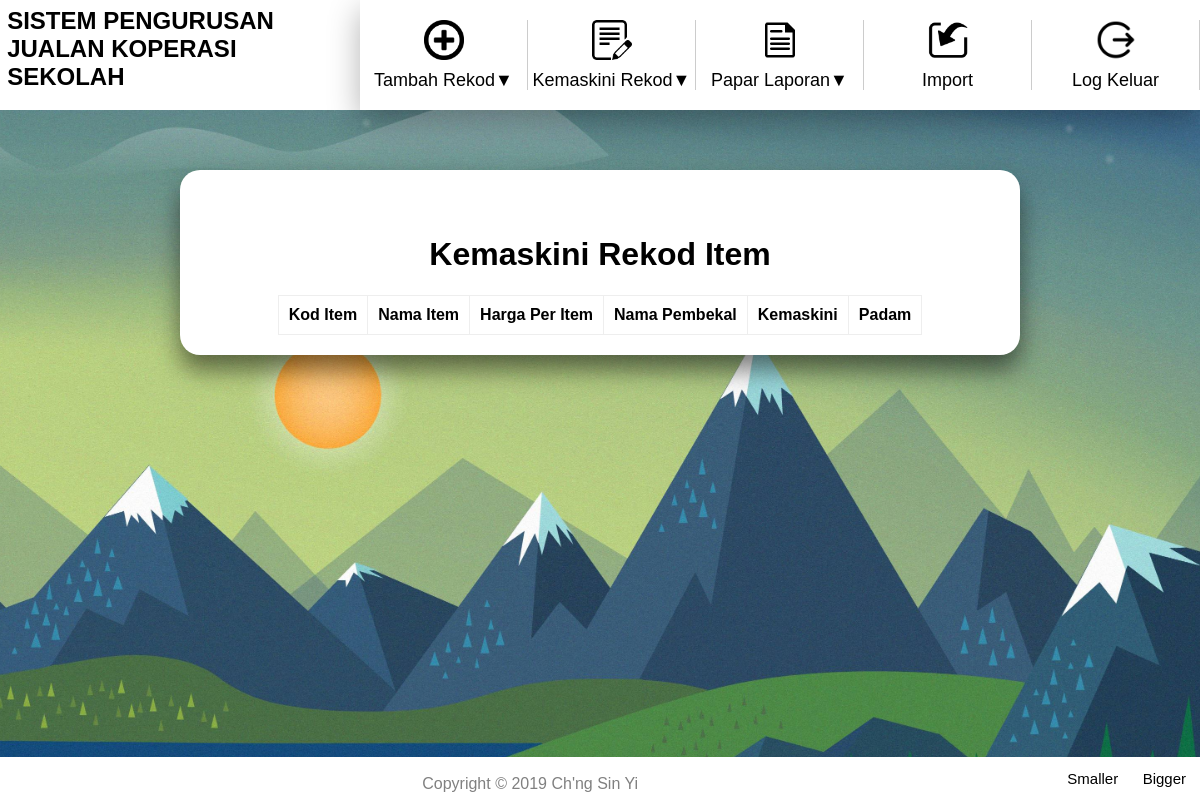
Before: /viewRekodItem.php with the older database file.
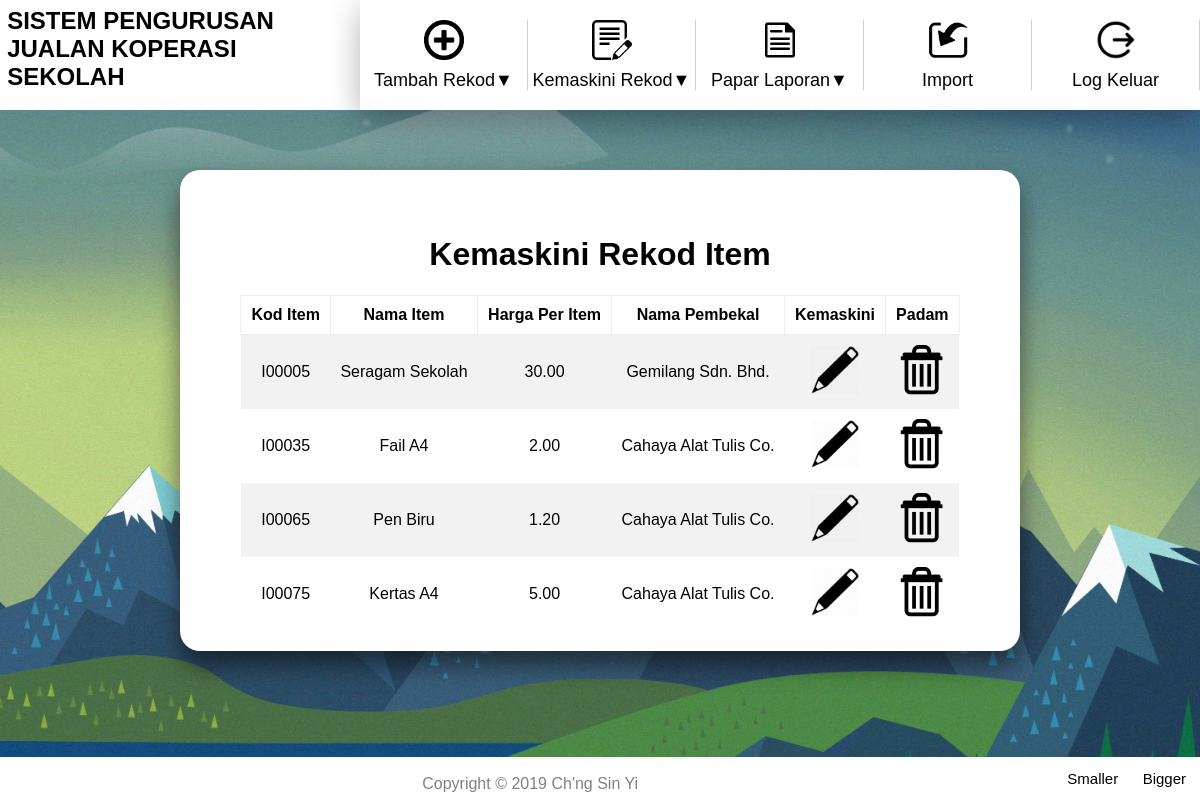
After: the same page with the newer database file.
### tables this page shows
CREATE TABLE `item` (
  `KodItem` varchar(6) NOT NULL,
  `NamaItem` varchar(50) NOT NULL,
  `KodPembekal` varchar(5) DEFAULT NULL,
  `HargaPerItem` decimal(8,2) NOT NULL
);

CREATE TABLE `pembekal` (
  `KodPembekal` varchar(5) NOT NULL,
  `NamaPembekal` varchar(50) NOT NULL,
  `TelefonPembekal` varchar(15) NOT NULL
);

### viewRekodItem.php (the view, shortened to what this page needs)
<?php
    require 'header.php';
    include 'includes/dbh.inc.php';
?>
    <head>
        <link rel = "stylesheet" type = "text/css" href = "css/viewRekodItem-style.css">
    </head>
    <body>
    <div class = "container">
        <h1>Kemaskini Rekod Item</h1>
        <form action = "" method = "POST">
            <?php
                $hasil = mysqli_query($conn ,"SELECT * FROM `item` LEFT JOIN `pembekal` ON `item`.`KodPembekal` = `pembekal`.`KodPembekal` ORDER BY `KodItem` ASC;")
                or die(mysqli_error($conn));
                echo "<table align = 'center' border='1' cellpadding='10'>";
                echo "<tr> <th>Kod Item</th> <th>Nama Item</th> <th>Harga Per Item</th> <th>Nama Pembekal</th> <th>Kemaskini</th> <th>Padam</th></tr>";
                while ($row = mysqli_fetch_array($hasil)) {
                    $kodItem = $row['KodItem'];
                    $namaItem = $row['NamaItem'];
                    $hargaPerItem = $row['HargaPerItem'];
                    $namaPembekal = $row['NamaPembekal'];
                    echo "<tr>";
                    echo '<td>' . $kodItem . '</td>';
                    echo '<td>' . $namaItem . '</td>';
                    echo '<td>' . $hargaPerItem . '</td>';
                    echo '<td>' . $namaPembekal . '</td>';
                    echo '<td><a href="kemaskiniRekodItem.php?kodItem=' . $kodItem . '"><img src="icons/edit.png" alt = "editIcon" class = "editIcon"></a></td>';
                    echo '<td><a href="includes/padamRekodItem.inc.php?kodItem=' . $kodItem . '"><img src="icons/delete.png" alt = "deleteIcon" class = "deleteIcon"></a></td>';
                    echo "</tr>";
                }
                echo "</table>";
            ?>
        </form>
    </div>
<?php
    require 'footer.php';
?>

### header.php (shortened to what this page needs)
<!DOCTYPE html>
<head>
    <link rel = "stylesheet" type = "text/css" href = "css/header-style.css">
    <link rel = "stylesheet" type = "text/css" href = "css/footer-style.css">
    <link rel = "stylesheet" href = "libraries/font-awesome-4.7.0/css/font-awesome.min.css">
</head>
<body>
    <section class = "navbar">
        <div class = "logo">
            <h2 class = "menu-title">
                <a href="menu.php">
                    SISTEM PENGURUSAN JUALAN KOPERASI SEKOLAH
                </a>
            </h2>
        </div>
        <nav>
            <ul class = "nav-list">
                <li>
                    <a>
                        <div class = "icon">
                            <i class = "fa fa-home" aria-hidden = "true"></i>
                        </div>
                        <div class = "name"><span  data-text = "Tambah Rekod▲">Tambah Rekod▼</span></div>
                    </a>
                </li>
                <li>
                    <a>
                        <div class = "icon">
                            <i class = "fa fa-file-text-o" aria-hidden = "true"></i>
                        </div>
                        <div class = "name"><span  data-text = "Kemaskini Rekod▲">Kemaskini Rekod▼</span></div>
                    </a>
                </li>
                <li>
                    <a>
                        <div class = "icon">
                            <i class = "fa fa-cogs" aria-hidden = "true"></i>
                        </div>
                        <div class = "name"><span  data-text = "Papar Laporan▲">Papar Laporan▼</span></div>
                    </a>
                </li>
                <li>
                    <a href = "import.php">
                        <div class = "icon">
                            <i class = "fa fa-picture-o" aria-hidden = "true"></i>
                        </div>
                        <div class = "name"><span  data-text = "Import">Import</span></div>
                    </a>
                </li>
                <li>
                    <a href = "includes/logout.inc.php">
                        <div class = "icon">
                            <i class = "fa fa-users" aria-hidden = "true"></i>
                        </div>
                        <div class = "name"><span  data-text = "Log Keluar">Log Keluar</span></div>
                    </a>
                </li>
            </ul>
        </nav>
    </section>
</body>

### footer.php (shortened to what this page needs)
<div class = "footer">
    <div id = "zoomingButton">
        <button class = "btn1" onclick="resizeText(-1)">Smaller</button>
        <button class = "btn2" onclick="resizeText(1)">Bigger</button>
    </div>
    <p id = "copyright">Copyright &copy; 2019 Ch'ng Sin Yi</p>
</div>
</body>
</html>

### css/header-style.css (style rules this page uses)
body { margin: 0; padding: 0; font-family: sans-serif; width: 100%; overflow-x: hidden; }
.navbar { background: #fff; height: 110px; max-width: 100%; margin: 0 auto; }
.logo { position: absolute; width: 30%; float: left; }
.logo .menu-title { font-family: sans-serif; padding: 2%; margin: 0; width: 80%; }
.logo a, a:visited { color: #000; text-decoration: none; }
nav .nav-list { position: relative; float: right; margin: 0; width: 70%; padding: 20px 0; background: #fff; display: flex; list-style: none; text-align: center; box-shadow: 0 10px 30px rgba(0, 0, 0, .3); }
nav .nav-list li { width: 20%; }
nav .nav-list li:last-child { border-right: none; }
nav .nav-list li a { text-decoration: none; display: block; border-right: 1px solid rgba(0, 0, 0, .2); }
nav .nav-list li a .icon { width: 40px; height: 40px; text-align: center; overflow: hidden; margin: 0 auto 10px; }
nav .nav-list li a .icon .fa { width: 100%; height: 100%; line-height: 40px; font-size: 34px; transition: 0.5s; color: #000; }
nav .nav-list li a .icon .fa.fa-home { content: url(../icons/tambahRekod.png) !important; }
nav .nav-list li a .icon .fa.fa-file-text-o { content: url(../icons/kemaskiniRekod.png) !important; }
nav .nav-list li a .icon .fa.fa-cogs { content: url(../icons/paparLaporan.png) !important; }
nav .nav-list li a .icon .fa.fa-picture-o { content: url(../icons/import.png) !important; }
nav .nav-list li a .icon .fa.fa-users { content: url(../icons/logKeluar.png) !important; }
nav .nav-list li a .name { position: relative; height: 20px; width: 100%; display: block; overflow: hidden; }
nav .nav-list li a .name span { display: block; position: relative; color: #000; font-size: 18px; line-height: 20px; transition: 0.5s; }
nav .nav-list li a .name span:before { content: attr(data-text); position: absolute; top: -100%; left: 0; width: 100%; height: 100%; color: #006eff; }

### css/footer-style.css (style rules this page uses)
.footer { position: fixed; width: 100%; left: 0; bottom: 0; padding: 3px; margin: 0; background-color: #ffffff; }
.footer #copyright { margin: 15px 0 0 0; padding: 0; color: grey; transition: 0.5s; text-align: center; }
.footer #zoomingButton { float: right; top: 0; bottom: 0; padding: 0; margin: 0 7px 0 0; }
#zoomingButton .btn1, .btn2 { border: none; border-radius: 4px; background: none; cursor: pointer; transition: 0.5s; position: relative; overflow: hidden; padding: 10px; text-align: center; font-size: 15px; }
#zoomingButton .btn1::before, .btn2::before { content: ''; position: absolute; left: 0; width: 100%; height: 0; background: #006eff; z-index: -1; transition: 0.5s; }
#zoomingButton .btn1::before { top: 0; border-radius: 0 0 50% 50%; }
#zoomingButton .btn2::before { bottom: 0; border-radius: 50% 50% 0 0; }

### css/viewRekodItem-style.css (style rules this page uses)
body { font-family: Arial, Helvetica, sans-serif; width: 100%; height: auto; margin: 0; padding: 0; max-width: 100%; overflow-x: hidden; }
h1 { padding: 25px 0 0 0; text-align: center; }
.container { max-width: 100%; height: auto; margin: 5% 15%; padding: 20px 6px 20px 6px; background-color: #fff; box-shadow: 0 15px 25px rgba(0, 0, 0, .5); border-radius: 20px; }
table { border-collapse: collapse; border: none; }
tr:nth-child(even) { background-color: #f2f2f2; }
td { text-align: center; border: none; }
img { width: 50px; height: 50px; }

Changed rows visible on the page:
added item: KodItem "I00005", NamaItem "Seragam Sekolah", HargaPerItem "30.00", KodPembekal.NamaPembekal "Gemilang Sdn. Bhd."
added item: KodItem "I00035", NamaItem "Fail A4", HargaPerItem "2.00", KodPembekal.NamaPembekal "Cahaya Alat Tulis Co."
added item: KodItem "I00065", NamaItem "Pen Biru", HargaPerItem "1.20", KodPembekal.NamaPembekal "Cahaya Alat Tulis Co."
added item: KodItem "I00075", NamaItem "Kertas A4", HargaPerItem "5.00", KodPembekal.NamaPembekal "Cahaya Alat Tulis Co."
